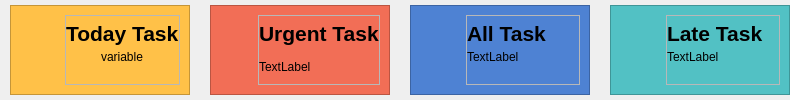
                  <widget class="QWidget" name="cardFrame" native="true">
                   <layout class="QHBoxLayout" name="horizontalLayout_7">
                    <property name="spacing">
                     <number>20</number>
                    </property>
                    <property name="leftMargin">
                     <number>10</number>
                    </property>
                    <property name="topMargin">
                     <number>0</number>
                    </property>
                    <property name="rightMargin">
                     <number>0</number>
                    </property>
                    <property name="bottomMargin">
                     <number>0</number>
                    </property>
                    <item>
                     <widget class="QFrame" name="todayCard">
                      <property name="minimumSize">
                       <size>
                        <width>180</width>
                        <height>80</height>
                       </size>
                      </property>
                      <property name="maximumSize">
                       <size>
                        <width>160</width>
                        <height>90</height>
                       </size>
                      </property>
                      <property name="styleSheet">
                       <string notr="true">#todayCard{
background-color: #ffc148;
}</string>
                      </property>
                      <property name="frameShape">
                       <enum>QFrame::StyledPanel</enum>
                      </property>
                      <property name="frameShadow">
                       <enum>QFrame::Raised</enum>
                      </property>
                      <layout class="QHBoxLayout" name="horizontalLayout_8">
                       <item>
                        <widget class="QLabel" name="todayTaskBG">
                         <property name="minimumSize">
                          <size>
                           <width>0</width>
                           <height>0</height>
                          </size>
                         </property>
                         <property name="maximumSize">
                          <size>
                           <width>40</width>
                           <height>40</height>
                          </size>
                         </property>
                         <property name="styleSheet">
                          <string notr="true">#todayTaskBG {
/*background-color: #d89c25;
border-radius:15px;*/
 
}</string>
                         </property>
                         <property name="text">
                          <string/>
                         </property>
                         <property name="pixmap">
                          <pixmap>:/icons_v2/last-24-hours-svgrepo-com.svg</pixmap>
                         </property>
                         <property name="scaledContents">
                          <bool>true</bool>
                         </property>
                        </widget>
                       </item>
                       <item alignment="Qt::AlignLeft">
                        <widget class="QFrame" name="frame_2">
                         <property name="frameShape">
                          <enum>QFrame::StyledPanel</enum>
                         </property>
                         <property name="frameShadow">
                          <enum>QFrame::Raised</enum>
                         </property>
                         <layout class="QVBoxLayout" name="verticalLayout_3" stretch="0,0">
                          <property name="spacing">
                           <number>0</number>
                          </property>
                          <property name="leftMargin">
                           <number>0</number>
                          </property>
                          <property name="topMargin">
                           <number>0</number>
                          </property>
                          <property name="rightMargin">
                           <number>0</number>
                          </property>
                          <property name="bottomMargin">
                           <number>0</number>
                          </property>
                          <item alignment="Qt::AlignLeft">
                           <widget class="QLabel" name="todayHeader">
                            <property name="font">
                             <font>
                              <pointsize>16</pointsize>
                              <bold>true</bold>
                             </font>
                            </property>
                            <property name="text">
                             <string>Today Task</string>
                            </property>
                           </widget>
                          </item>
                          <item alignment="Qt::AlignHCenter|Qt::AlignTop">
                           <widget class="QLabel" name="todayTask">
                            <property name="text">
                             <string>variable</string>
                            </property>
                           </widget>
                          </item>
                         </layout>
                        </widget>
                       </item>
                      </layout>
                     </widget>
                    </item>
                    <item>
                     <widget class="QFrame" name="urgentCard">
                      <property name="minimumSize">
                       <size>
                        <width>180</width>
                        <height>80</height>
                       </size>
                      </property>
                      <property name="maximumSize">
                       <size>
                        <width>160</width>
                        <height>90</height>
                       </size>
                      </property>
                      <property name="styleSheet">
                       <string notr="true">#urgentCard{
background-color: #f26e56;
}</string>
                      </property>
                      <property name="frameShape">
                       <enum>QFrame::StyledPanel</enum>
                      </property>
                      <property name="frameShadow">
                       <enum>QFrame::Raised</enum>
                      </property>
                      <layout class="QHBoxLayout" name="horizontalLayout_9">
                       <item>
                        <widget class="QLabel" name="todayTaskBG_4">
                         <property name="minimumSize">
                          <size>
                           <width>0</width>
                           <height>0</height>
                          </size>
                         </property>
                         <property name="maximumSize">
                          <size>
                           <width>40</width>
                           <height>40</height>
                          </size>
                         </property>
                         <property name="styleSheet">
                          <string notr="true">#todayTaskBG {
background-color: #d89c25;
border-radius:15px;
}</string>
                         </property>
                         <property name="text">
                          <string/>
                         </property>
                         <property name="pixmap">
                          <pixmap>:/icons/important-dates-svgrepo-com.svg</pixmap>
                         </property>
                         <property name="scaledContents">
                          <bool>true</bool>
                         </property>
                        </widget>
                       </item>
                       <item alignment="Qt::AlignLeft">
                        <widget class="QFrame" name="frame_4">
                         <property name="frameShape">
                          <enum>QFrame::StyledPanel</enum>
                         </property>
                         <property name="frameShadow">
                          <enum>QFrame::Raised</enum>
                         </property>
                         <layout class="QVBoxLayout" name="verticalLayout_5">
                          <property name="spacing">
                           <number>0</number>
                          </property>
                          <property name="leftMargin">
                           <number>0</number>
                          </property>
                          <property name="topMargin">
                           <number>0</number>
                          </property>
                          <property name="rightMargin">
                           <number>0</number>
                          </property>
                          <property name="bottomMargin">
                           <number>0</number>
                          </property>
                          <item>
                           <widget class="QLabel" name="urgentHeader">
                            <property name="font">
                             <font>
                              <pointsize>16</pointsize>
                              <bold>true</bold>
                             </font>
                            </property>
                            <property name="text">
                             <string>Urgent Task</string>
                            </property>
                           </widget>
                          </item>
                          <item>
                           <widget class="QLabel" name="urgentTask">
                            <property name="text">
                             <string>TextLabel</string>
                            </property>
                           </widget>
                          </item>
                         </layout>
                        </widget>
                       </item>
                      </layout>
                     </widget>
                    </item>
                    <item>
                     <widget class="QFrame" name="allTaskCard">
                      <property name="minimumSize">
                       <size>
                        <width>180</width>
                        <height>80</height>
                       </size>
                      </property>
                      <property name="maximumSize">
                       <size>
                        <width>160</width>
                        <height>90</height>
                       </size>
                      </property>
                      <property name="styleSheet">
                       <string notr="true">#allTaskCard{
background-color: #4e82d3;
}</string>
                      </property>
                      <property name="frameShape">
                       <enum>QFrame::StyledPanel</enum>
                      </property>
                      <property name="frameShadow">
                       <enum>QFrame::Raised</enum>
                      </property>
                      <layout class="QHBoxLayout" name="horizontalLayout_10">
                       <item>
                        <widget class="QLabel" name="todayTaskBG_3">
                         <property name="minimumSize">
                          <size>
                           <width>0</width>
                           <height>0</height>
                          </size>
                         </property>
                         <property name="maximumSize">
                          <size>
                           <width>40</width>
                           <height>40</height>
                          </size>
                         </property>
                         <property name="styleSheet">
                          <string notr="true">#todayTaskBG {
background-color: #d89c25;
border-radius:15px;
 
}</string>
                         </property>
                         <property name="text">
                          <string/>
                         </property>
                         <property name="pixmap">
                          <pixmap>:/icons_v2/refresh-cw.svg</pixmap>
                         </property>
                         <property name="scaledContents">
                          <bool>true</bool>
                         </property>
                        </widget>
                       </item>
                       <item>
                        <widget class="QFrame" name="frame_3">
                         <property name="frameShape">
                          <enum>QFrame::StyledPanel</enum>
                         </property>
                         <property name="frameShadow">
                          <enum>QFrame::Raised</enum>
                         </property>
                         <layout class="QVBoxLayout" name="verticalLayout_4">
                          <property name="spacing">
                           <number>0</number>
                          </property>
                          <property name="leftMargin">
                           <number>0</number>
                          </property>
                          <property name="topMargin">
                           <number>0</number>
                          </property>
                          <property name="rightMargin">
                           <number>0</number>
                          </property>
                          <property name="bottomMargin">
                           <number>0</number>
                          </property>
                          <item>
                           <widget class="QLabel" name="allTaskHeader">
                            <property name="font">
                             <font>
                              <pointsize>16</pointsize>
                              <bold>true</bold>
                             </font>
                            </property>
                            <property name="text">
                             <string>All Task</string>
                            </property>
                           </widget>
                          </item>
                          <item alignment="Qt::AlignLeft|Qt::AlignTop">
                           <widget class="QLabel" name="allTask">
                            <property name="text">
                             <string>TextLabel</string>
                            </property>
                           </widget>
                          </item>
                         </layout>
                        </widget>
                       </item>
                      </layout>
                     </widget>
                    </item>
                    <item>
                     <widget class="QFrame" name="cancleCard">
                      <property name="minimumSize">
                       <size>
                        <width>180</width>
                        <height>80</height>
                       </size>
                      </property>
                      <property name="maximumSize">
                       <size>
                        <width>160</width>
                        <height>90</height>
                       </size>
                      </property>
                      <property name="styleSheet">
                       <string notr="true">#cancleCard{
background-color: #52c1c4;
}</string>
                      </property>
                      <property name="frameShape">
                       <enum>QFrame::StyledPanel</enum>
                      </property>
                      <property name="frameShadow">
                       <enum>QFrame::Raised</enum>
                      </property>
                      <layout class="QHBoxLayout" name="horizontalLayout_11">
                       <item>
                        <widget class="QLabel" name="todayTaskBG_2">
                         <property name="minimumSize">
                          <size>
                           <width>0</width>
                           <height>0</height>
                          </size>
                         </property>
                         <property name="maximumSize">
                          <size>
                           <width>40</width>
                           <height>40</height>
                          </size>
                         </property>
                         <property name="styleSheet">
                          <string notr="true">#todayTaskBG {
background-color: #d89c25;
border-radius:15px;
 
}</string>
                         </property>
                         <property name="text">
                          <string/>
                         </property>
                         <property name="pixmap">
                          <pixmap>:/icons_v2/urgent-svgrepo-com.svg</pixmap>
                         </property>
                         <property name="scaledContents">
                          <bool>true</bool>
                         </property>
                        </widget>
                       </item>
                       <item>
                        <widget class="QFrame" name="frame_8">
                         <property name="frameShape">
                          <enum>QFrame::StyledPanel</enum>
                         </property>
                         <property name="frameShadow">
                          <enum>QFrame::Raised</enum>
                         </property>
                         <layout class="QVBoxLayout" name="verticalLayout_14">
                          <property name="spacing">
                           <number>0</number>
                          </property>
                          <property name="leftMargin">
                           <number>0</number>
                          </property>
                          <property name="topMargin">
                           <number>0</number>
                          </property>
                          <property name="rightMargin">
                           <number>0</number>
                          </property>
                          <property name="bottomMargin">
                           <number>0</number>
                          </property>
                          <item>
                           <widget class="QLabel" name="cancleHeader">
                            <property name="font">
                             <font>
                              <pointsize>16</pointsize>
                              <bold>true</bold>
                             </font>
                            </property>
                            <property name="text">
                             <string>Late Task</string>
                            </property>
                           </widget>
                          </item>
                          <item alignment="Qt::AlignLeft|Qt::AlignTop">
                           <widget class="QLabel" name="cancelTask">
                            <property name="text">
                             <string>TextLabel</string>
                            </property>
                           </widget>
                          </item>
                         </layout>
                        </widget>
                       </item>
                      </layout>
                     </widget>
                    </item>
                   </layout>
                  </widget>
